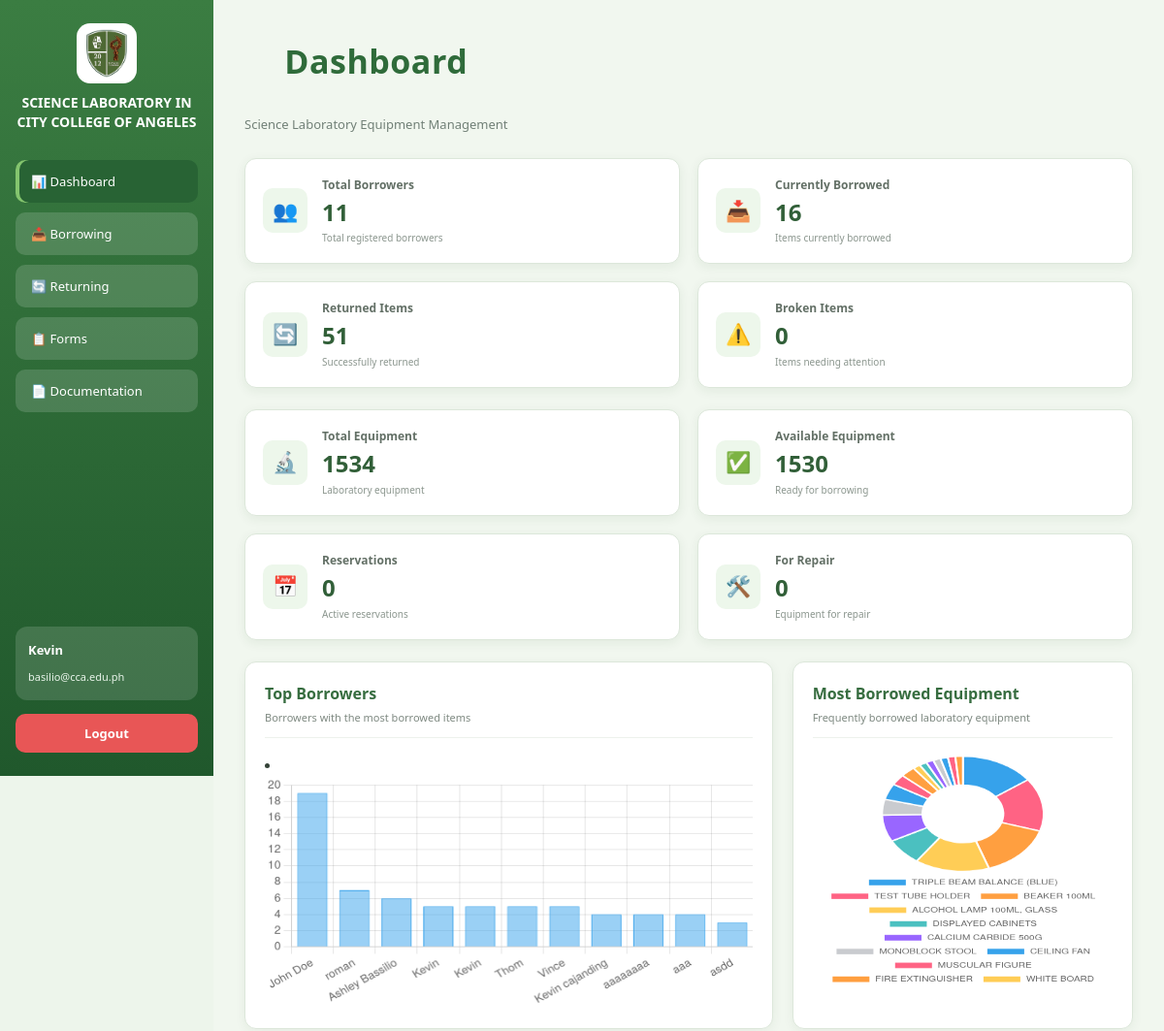
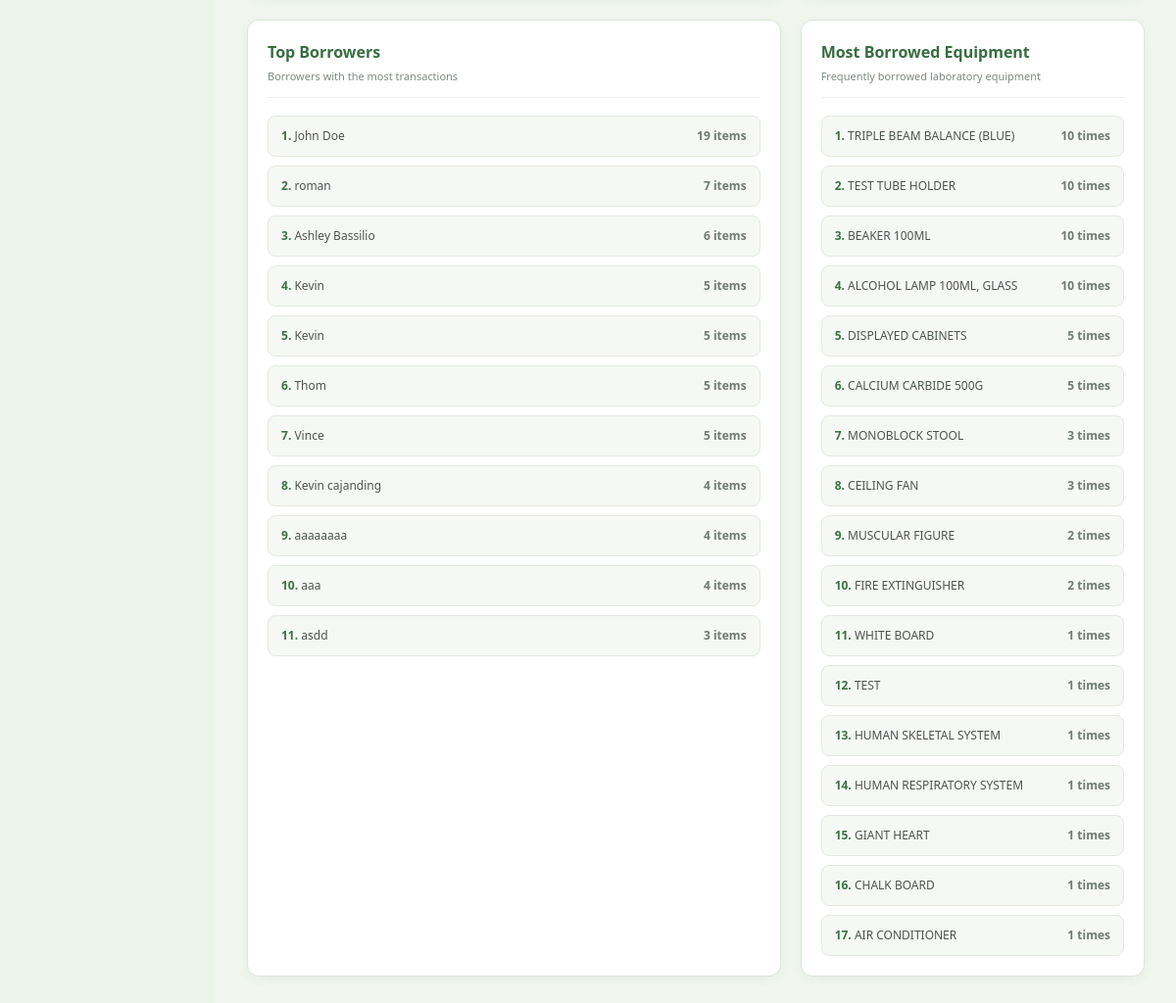
The page /dashboard (signed in) on the database its author committed (2 pictures, top to bottom).
### tables this page shows
CREATE TABLE "Borrower" (
	"SchoolID"	TEXT,
	"BorrowerName"	TEXT NOT NULL,
	"Email"	TEXT NOT NULL,
	"Department"	TEXT NOT NULL,
	"Contact"	INTEGER NOT NULL,
	"Remarks"	TEXT,
	PRIMARY KEY("SchoolID")
);

CREATE TABLE "Items" (
	"ItemID"	INTEGER,
	"Code"	TEXT NOT NULL,
	"Category"	TEXT NOT NULL,
	"Type"	TEXT NOT NULL,
	"Status"	TEXT NOT NULL,
	"Remarks"	TEXT,
	"Class"	TEXT,
	PRIMARY KEY("ItemID")
);

### app.py (the view)
@app.route('/dashboard')
@isLogin
def dashboard():
    conn = sqlite3.connect(DB_PATH, timeout=5)
    conn.row_factory = sqlite3.Row
    cursor = conn.cursor()
    conn = sqlite3.connect(DB_PATH, timeout=5)
    conn.row_factory = sqlite3.Row
    cur = conn.cursor()
    cur.execute("""
        SELECT
            Borrower.BorrowerName,
            Borrower.SchoolID,
            COUNT(Log.LogID) AS TotalBorrowed
        FROM Log
        JOIN Borrower
            ON Log.SchoolID = Borrower.SchoolID
        GROUP BY Borrower.SchoolID
        ORDER BY TotalBorrowed DESC

    """)
    top_borrowers = cur.fetchall()
    cur.execute("""
        SELECT
            Items.Type,
            COUNT(Log.ItemID) AS BorrowCount
        FROM Log
        JOIN Items
            ON Log.ItemID = Items.ItemID
        GROUP BY Items.Type
        ORDER BY BorrowCount DESC

    """)
    top_items = cur.fetchall()
    cursor.execute("""
    SELECT COUNT(*) AS Total
    FROM Borrower
""")
    Borrowers = cursor.fetchone()
    cursor.execute("""
        SELECT COUNT(*) AS Borrowings
        FROM Log
        WHERE DateReturned is NULL
    """)
    Borrowing = cursor.fetchone()
    cursor.execute("""
        SELECT COUNT(*) AS Return
        FROM Log
        WHERE DateReturned IS NOT NULL
    """)
    Returned = cursor.fetchone()
    cursor.execute("""
        SELECT COUNT(*) AS Item
        FROM Items
    """)
    Items = cursor.fetchone()
    cursor.execute("""
        SELECT COUNT(*) AS Available
        FROM Items WHERE Status = 'AVAILABLE'
    """)
    Available = cursor.fetchone()
    cursor.execute("""
            SELECT COUNT(*) AS BROKEN
            FROM Items WHERE Status = 'BROKEN'
        """)
    Broken = cursor.fetchone()
    conn.close()
    return render_template('dashboard.html',Broken = Broken,Items=Items,Available = Available , Returned=Returned, Borrower=Borrowers, ss=88, Borrowing = Borrowing, top_borrowers=top_borrowers, top_items=top_items)

### app.py (called while the page is built)
def isLogin(func):
    @wraps(func)
    def wrapper(*args, **kwargs):
        if 'username' not in session:
            return render_template('login.html')
        return func(*args, **kwargs)
    return wrapper

### templates/dashboard.html (shortened to what this page needs)
<!DOCTYPE html>
<html>
<head>
    <link rel="stylesheet" href="{{ url_for('static', filename='dashboard.css') }}">
</head>
<body>
<div class="container">
<div class="sidebar">
    <div class="logo-header">
        <img src="{{ url_for('static', filename='images/logo.png') }}" class="logo">
        <h2 class="title">SCIENCE LABORATORY IN CITY COLLEGE OF ANGELES</h2>
    </div>
    <button class="menu-btn active" onclick="location.href='dashboard'">📊 Dashboard</button>
    <button class="menu-btn" onclick="location.href='borrow'">📥 Borrowing</button>
    <button class="menu-btn" onclick="location.href='returning'">🔄 Returning</button>
    <button class="menu-btn" onclick="location.href='broken'">📋 Forms</button>
    <button class="menu-btn" onclick="location.href='documentation'">📄 Documentation</button>
    <div class="user-box">
        <p class="name">{{   session['username']   }}</p>
        <small>basilio@cca.edu.ph</small>
    </div>
    <button class="logout-btn" onclick="logout()">Logout</button>
</div>
<div class="main">
    <div class="dashboard-header">
        <div>
            <h2 class="page-title">Dashboard</h2>
            <p class="dashboard-subtitle">Science Laboratory Equipment Management</p>
        </div>
    </div>
    <div class="summary-container">
        <div class="summary-card">
            <div class="summary-icon">👥</div>
            <div>
                <h4>Total Borrowers</h4>
                <h2>{{ Borrower.Total }}</h2>
                <p>Total registered borrowers</p>
            </div>
        </div>
        <div class="summary-card">
            <div class="summary-icon">📥</div>
            <div>
                <h4>Currently Borrowed</h4>
                <h2>{{ Borrowing["Borrowings"]|default(0) }}</h2>
                <p>Items currently borrowed</p>
            </div>
        </div>
        <div class="summary-card">
            <div class="summary-icon">🔄</div>
            <div>
                <h4>Returned Items</h4>
                <h2>{{ Returned["Return"]|default(0) }}</h2>
                <p>Successfully returned</p>
            </div>
        </div>
        <div class="summary-card">
            <div class="summary-icon">⚠️</div>
            <div>
                <h4>Broken Items</h4>
                <h2>{{ Broken["Broken"]|default(0) }}</h2>
                <p>Items needing attention</p>
            </div>
        </div>
    </div>
    <div class="summary-container">
        <div class="summary-card">
            <div class="summary-icon">🔬</div>
            <div>
                <h4>Total Equipment</h4>
                <h2>{{ Items["Item"]|default(0) }}</h2>
                <p>Laboratory equipment</p>
            </div>
        </div>
        <div class="summary-card">
            <div class="summary-icon">✅</div>
            <div>
                <h4>Available Equipment</h4>
                <h2>{{ Available["Available"]|default(0) }}</h2>
                <p>Ready for borrowing</p>
            </div>
        </div>
        <div class="summary-card">
            <div class="summary-icon">📅</div>
            <div>
                <h4>Reservations</h4>
                <h2>{{ total_reservations|default(0) }}</h2>
                <p>Active reservations</p>
            </div>
        </div>
        <div class="summary-card">
            <div class="summary-icon">🛠️</div>
            <div>
                <h4>For Repair</h4>
                <h2>{{ total_for_repair|default(0) }}</h2>
                <p>Equipment for repair</p>
            </div>
        </div>
    </div>
    <div class="dashboard-grid">
        <div class="dashboard-card large-card">
            <div class="card-header">
                <div>
                    <h3>Top Borrowers</h3>
                    <p>Borrowers with the most borrowed items</p>
                </div>
            </div>
<li>
            <canvas id="borrowerChart"></canvas>
        </div>
        <div class="dashboard-card">
            <div class="card-header">
                <div>
                    <h3>Most Borrowed Equipment</h3>
                    <p>Frequently borrowed laboratory equipment</p>
                </div>
            </div>
            <canvas id="equipmentChart"></canvas>
        </div>
    </div>
    <div class="dashboard-grid">
        <div class="dashboard-card">
            <div class="card-header">
                <div>
                    <h3>Top Borrowers</h3>
                    <p>Borrowers with the most transactions</p>
                </div>
            </div>
            <ul class="analytics-list">
                {% for row in top_borrowers %}
                <li>
                    <span><strong>{{ loop.index }}.</strong> {{ row["BorrowerName"] }}</span>
                    <span>{{ row["TotalBorrowed"] }} items</span>
                </li>
                {% else %}
                <li><span>No borrowing data available</span></li>
                {% endfor %}
            </ul>
        </div>
        <div class="dashboard-card">
            <div class="card-header">
                <div>
                    <h3>Most Borrowed Equipment</h3>
                    <p>Frequently borrowed laboratory equipment</p>
                </div>
            </div>
            <ul class="analytics-list">
                {% for row in top_items %}
                <li>
                    <span><strong>{{ loop.index }}.</strong> {{ row["Type"] }}</span>
                    <span>{{ row["BorrowCount"] }} times</span>
                </li>
                {% else %}
                <li><span>No equipment data available</span></li>
                {% endfor %}
            </ul>
        </div>
    </div>
<script>
document.addEventListener("DOMContentLoaded",function(){
    const borrowerElement=document.getElementById("borrowerData");
    const equipmentElement=document.getElementById("equipmentData");
    if(borrowerElement){
        const borrowerData=JSON.parse(borrowerElement.textContent);
        new Chart(document.getElementById("borrowerChart"),{
            type:"bar",
            data:{
                labels:borrowerData.names,
                datasets:[{
                    label:"Items Borrowed",
                    data:borrowerData.values,
                    borderWidth:1
                }]
            },
            options:{
                responsive:true,
                maintainAspectRatio:false,
                scales:{
                    y:{
                        beginAtZero:true,
                        ticks:{precision:0}
                    }
                },
                plugins:{
                    legend:{display:false}
                }
            }
        });
    }
    if(equipmentElement){
        const equipmentData=JSON.parse(equipmentElement.textContent);
        new Chart(document.getElementById("equipmentChart"),{
            type:"doughnut",
            data:{
                labels:equipmentData.names,
                datasets:[{
                    label:"Borrow Count",
                    data:equipmentData.values,
                    borderWidth:2
                }]
            },
            options:{
                responsive:true,
                maintainAspectRatio:false,
                plugins:{
                    legend:{
                        position:"bottom",
                        labels:{
                            font:{size:10}
                        }
                    }
                }
            }
        });
    }
});
</script>
</body>
</html>

### rows shown on the page
Borrower: BorrowerName "John Doe", TotalBorrowed "19"
Borrower: BorrowerName "roman", TotalBorrowed "7"
Borrower: BorrowerName "Ashley Bassilio", TotalBorrowed "6"
Borrower: BorrowerName "Kevin", TotalBorrowed "5"
Borrower: BorrowerName "Kevin", TotalBorrowed "5"
Borrower: BorrowerName "Thom", TotalBorrowed "5"
Borrower: BorrowerName "Vince", TotalBorrowed "5"
Borrower: BorrowerName "Kevin cajanding", TotalBorrowed "4"
Borrower: BorrowerName "aaaaaaaa", TotalBorrowed "4"
Borrower: BorrowerName "aaa", TotalBorrowed "4"
Borrower: BorrowerName "asdd", TotalBorrowed "3"
Items: Type "DISPLAYED CABINETS", BorrowCount "5"

### other values the page prints
{{ session['username'] }} "Kevin"
{{ Borrower.Total }} "11"
{{ Borrowing["Borrowings"]|default(0) }} "16"
{{ Returned["Return"]|default(0) }} "51"
{{ Broken["Broken"]|default(0) }} "0"
{{ Items["Item"]|default(0) }} "1534"
{{ Available["Available"]|default(0) }} "1530"
{{ total_reservations|default(0) }} "0"
{{ total_for_repair|default(0) }} "0"
{{ row["Type"] }} "TRIPLE BEAM BALANCE (BLUE)" "TEST TUBE HOLDER" "BEAKER 100ML" "ALCOHOL LAMP 100ML, GLASS" "CALCIUM CARBIDE 500G" "MONOBLOCK STOOL" "CEILING FAN" "MUSCULAR FIGURE" "FIRE EXTINGUISHER" "WHITE BOARD" "TEST" "HUMAN SKELETAL SYSTEM" "HUMAN RESPIRATORY SYSTEM" "GIANT HEART" "CHALK BOARD" "AIR CONDITIONER"
{{ row["BorrowCount"] }} "10" "10" "10" "10" "5" "3" "3" "2" "2" "1" "1" "1" "1" "1" "1" "1"
